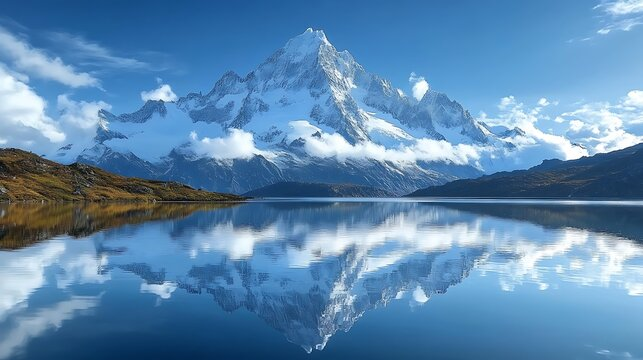
#> input picture Day1_Assignment_Sarrveshwar_T/test_images/Test 2.jpg, 643 x 360 px
$ python -i Mini_task_1.py   (imports and definitions only)
#> lines starting #> are read from the running program, lines starting #| are printed output that depends on the picture; after the words box and inside, x2 and y2 are one past the last pixel; in counts of white or black regions, pixels touching at a corner belong together
import cv2
import matplotlib.pyplot as plt

def image_processing_pipeline(image_path):
    # Load image
#> called with image_path = 'test_images/Test 2.jpg'
    img = cv2.imread(image_path)
#> img is the input picture: shape (360, 643, 3); mean B, G, R 175.3, 136.5, 92.6
    if img is None:
        print("Error: Image not found.")
        return

    # Convert to RGB for display and Grayscale for processing
    img_rgb = cv2.cvtColor(img, cv2.COLOR_BGR2RGB)
    gray = cv2.cvtColor(img, cv2.COLOR_BGR2GRAY)
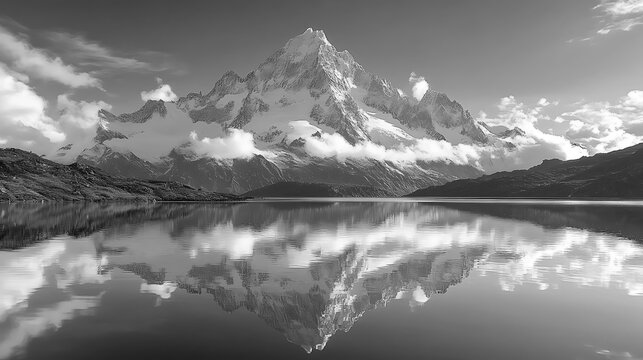
#> gray: shape (360, 643); min 0, max 255, mean 127.8

    # Apply Gaussian Blur
    blur = cv2.GaussianBlur(gray, (5, 5), 0)

    # Apply Canny Edge Detection
    edges = cv2.Canny(blur, 100, 200)
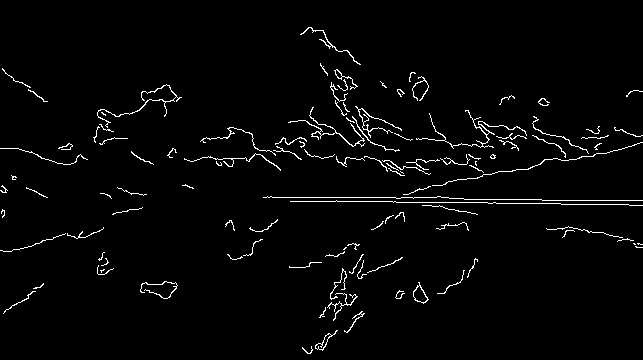
#> edges: shape (360, 643); 2.5% white in thin lines or dots

    # Apply Binary Thresholding
    _, thresh = cv2.threshold(gray, 127, 255, cv2.THRESH_BINARY)
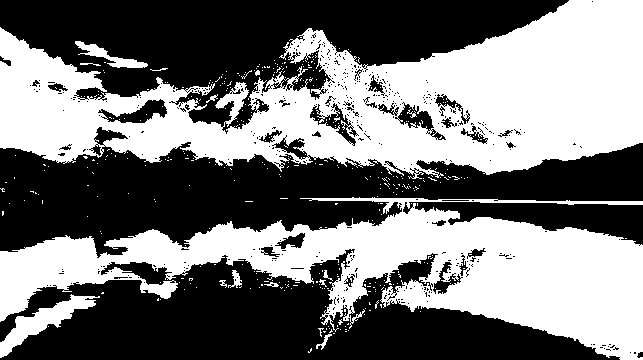
#> thresh: shape (360, 643); 46.9% white; 392 white regions (377 under 20 px), largest, box (x1, y1, x2, y2) and area: (0, 0, 643, 179) 61075, (0, 197, 643, 360) 43804, (0, 294, 100, 358) 1772

    # Display images in a 2x2 grid
    titles = ['Original Image', 'Gaussian Blur', 'Canny Edges', 'Binary Threshold']
    images = [img_rgb, blur, edges, thresh]

    plt.figure(figsize=(10, 8))
    for i in range(4):
        plt.subplot(2, 2, i + 1)
        plt.imshow(images[i], cmap='gray' if i > 0 else None)
        plt.title(titles[i])
        plt.axis('off')

    plt.tight_layout()
    plt.show()
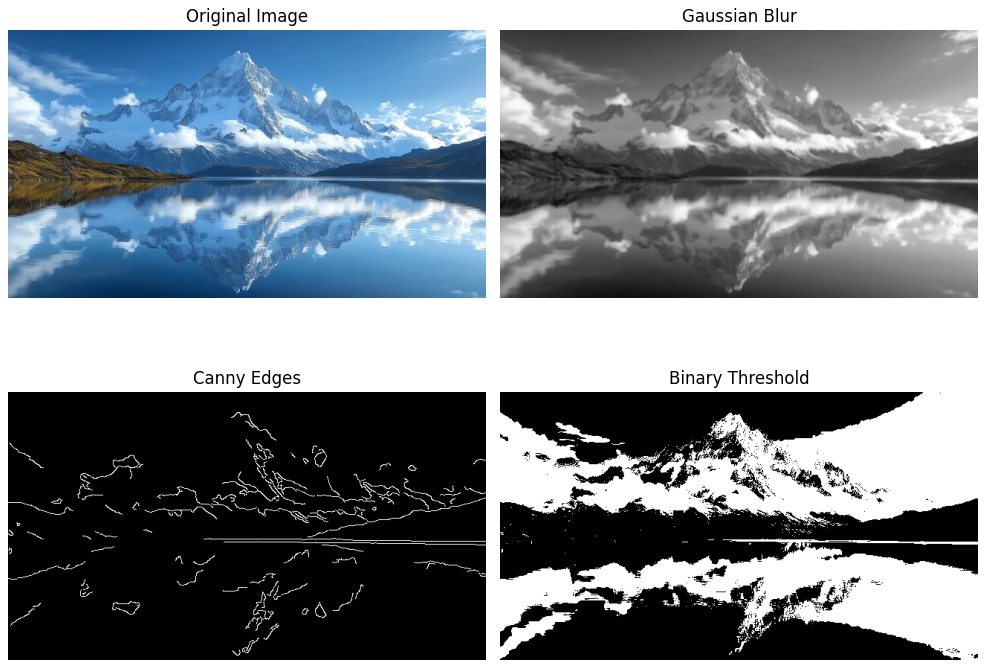
#> figure drawn by matplotlib, 4 panels

# Example usage:
# image_processing_pipeline('input_image.jpg')

>>> result = image_processing_pipeline('test_images/Test 2.jpg')

$ run again, on Day1_Assignment_Sarrveshwar_T/test_images/Test 1.png
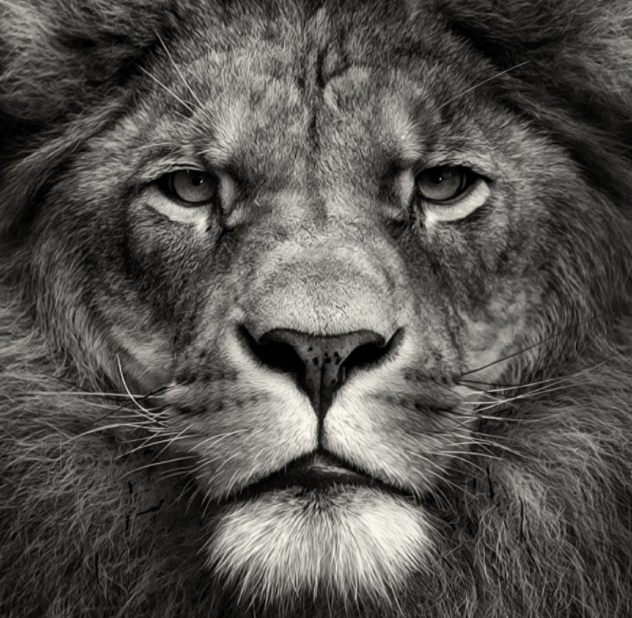
#> input picture Day1_Assignment_Sarrveshwar_T/test_images/Test 1.png, 632 x 618 px
#> in image_processing_pipeline, img is the input picture: shape (618, 632, 3); mean B, G, R 78.5, 82.6, 84
#> in image_processing_pipeline, `edges = cv2.Canny(blur, 100, 200)`:
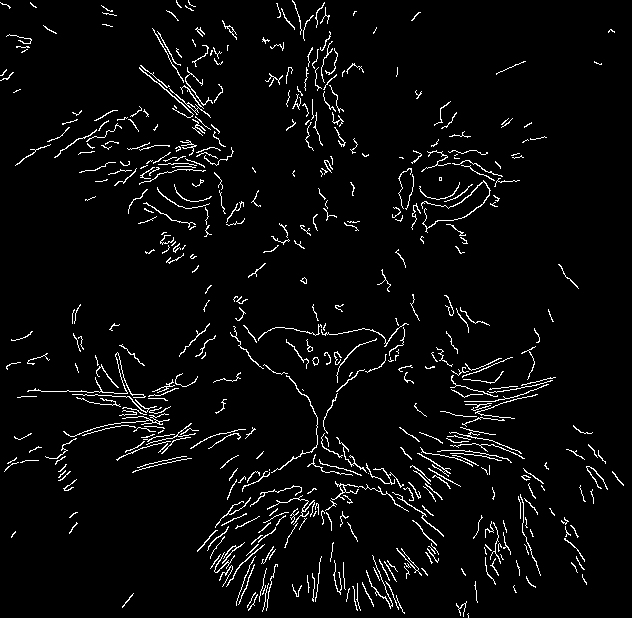
#> edges: shape (618, 632); 4.1% white in thin lines or dots
#> thresh: shape (618, 632); 19.4% white; 803 white regions (690 under 20 px), largest, box (x1, y1, x2, y2) and area: (238, 143, 468, 493) 25328, (212, 489, 436, 605) 14651, (218, 327, 318, 489) 7020
#> in image_processing_pipeline, `plt.show()`:
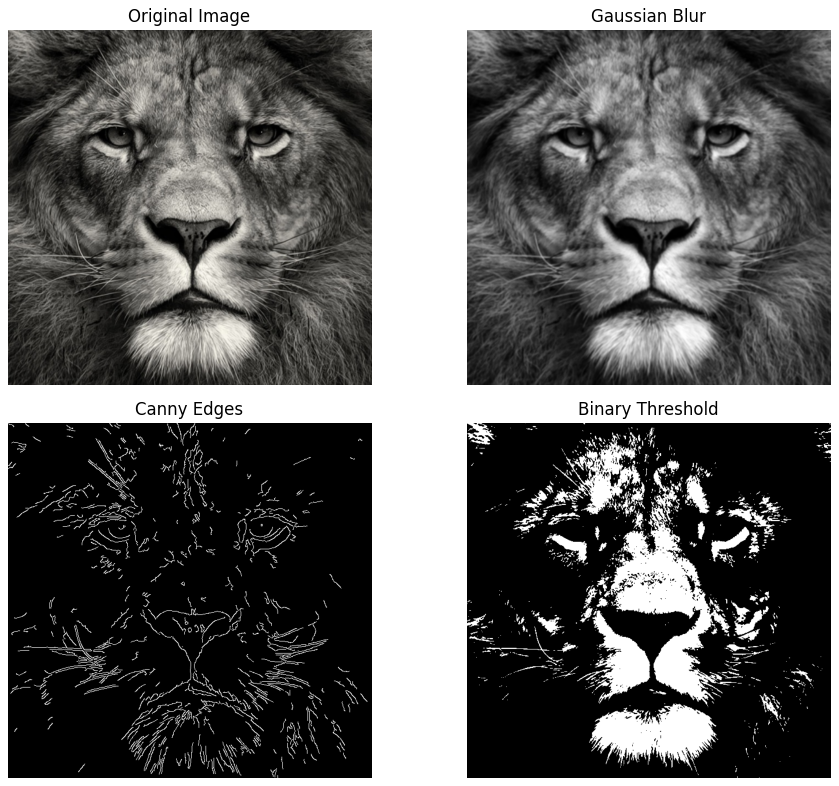
#> figure drawn by matplotlib, 4 panels

$ run again, on Day1_Assignment_Sarrveshwar_T/test_images/Test 3.png
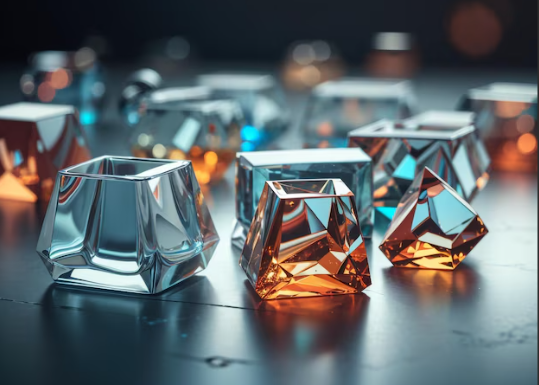
#> input picture Day1_Assignment_Sarrveshwar_T/test_images/Test 3.png, 539 x 385 px
#> in image_processing_pipeline, img is the input picture: shape (385, 539, 3); mean B, G, R 107.2, 103.9, 95.4
#> in image_processing_pipeline, `edges = cv2.Canny(blur, 100, 200)`:
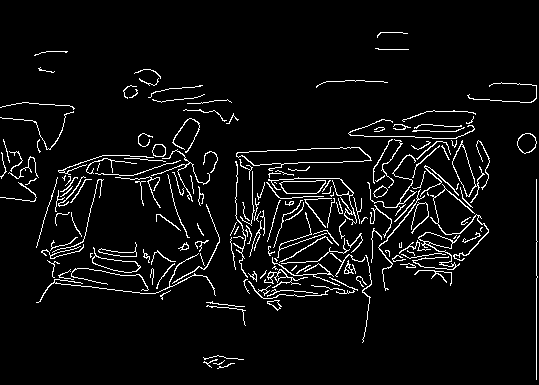
#> edges: shape (385, 539); 5.3% white in thin lines or dots
#> thresh: shape (385, 539); 31.3% white; 155 white regions (105 under 20 px), largest, box (x1, y1, x2, y2) and area: (359, 142, 538, 385) 21989, (149, 75, 371, 230) 7977, (157, 151, 254, 365) 7340
#> in image_processing_pipeline, `plt.show()`:
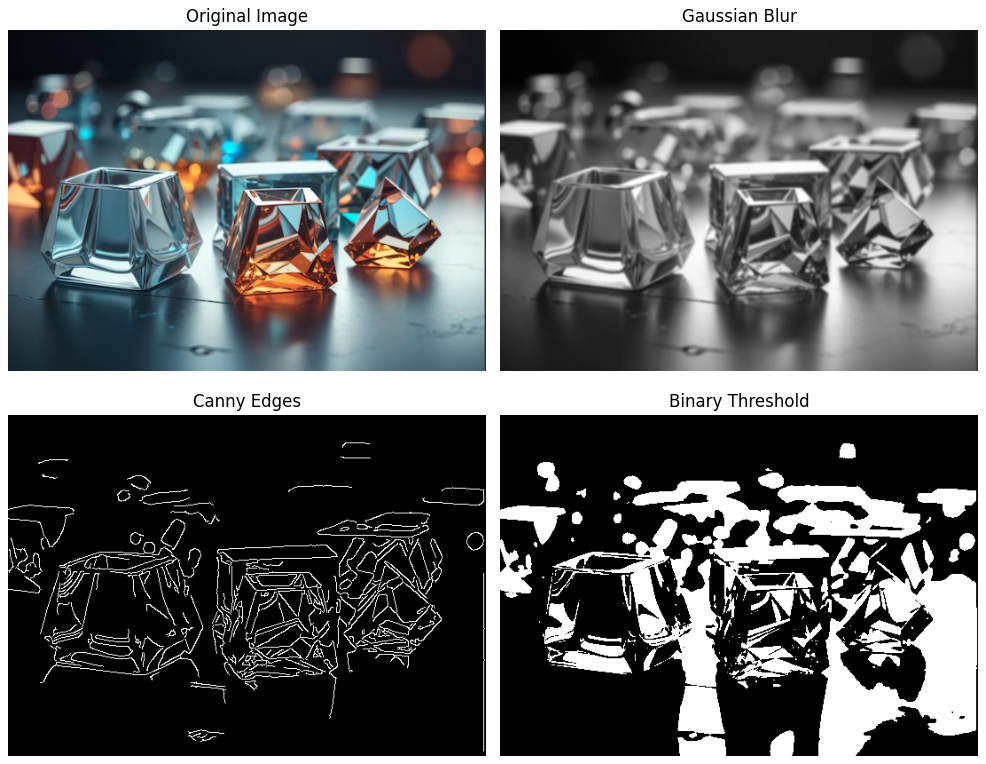
#> figure drawn by matplotlib, 4 panels
